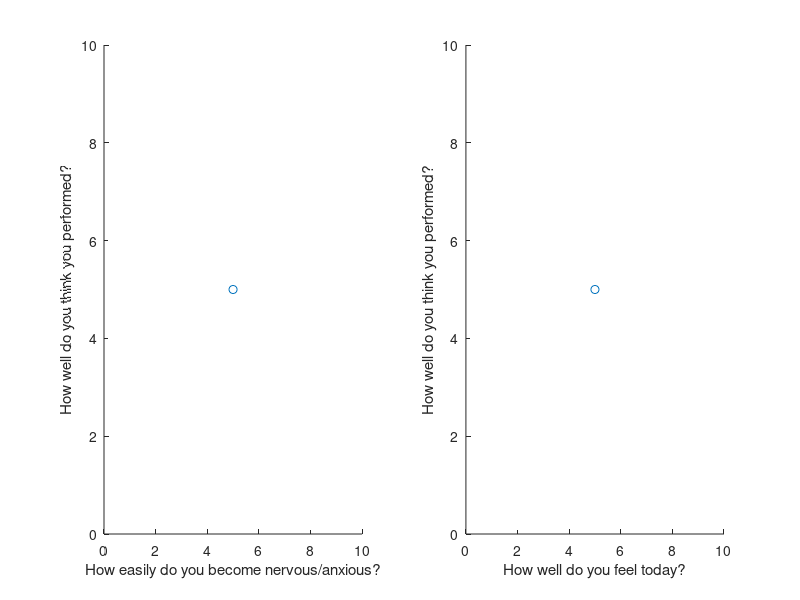
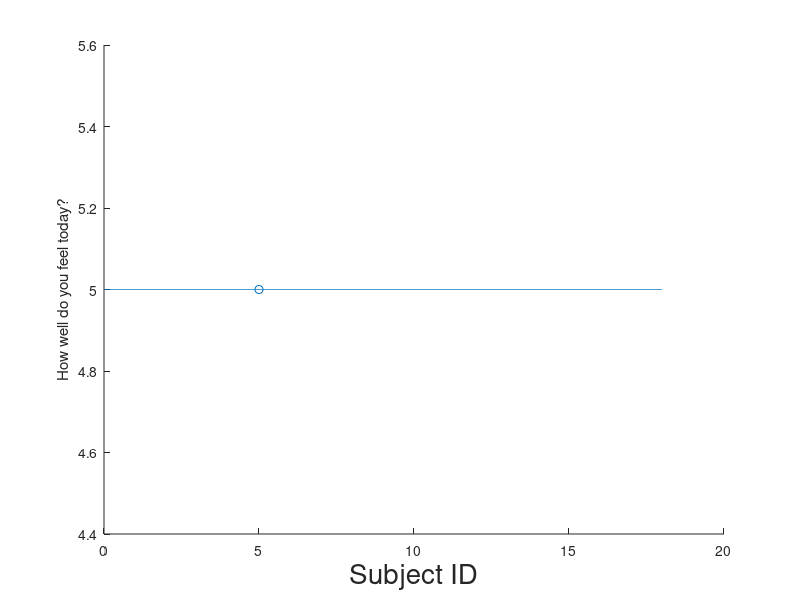

Write the MATLAB code that produced these figures, in order. (Note: this script raises an error after producing the figures.)
%% Questionnaire analysis
%%%%%%%%%%%%%%%%%%%%%%%%%%%%%%%%%%%%%%%%%%%%%%%%%%%%%%%%%%%%%%%%%%%%%%%%%%%
quest.questions = cell(3,1);
quest.questions{1} = 'How do you feel today?'
quest.questions{2} = ['In general, how easily do you become nervous or' ...
                      'anxious in everyday life?'];
quest.questions{3} = 'How well do you believe you performed the task?'

quest.resp = zeros(20,3);

%% Automated input
cont = 1
i = 0;
while cont
    i = i+1;
    id = input('ID: ');
    quest.resp(id,1) = input('Q1: ');
    quest.resp(id,2) = input('Q2: ');
    quest.resp(id,3) = input('Q3: ');  
    in = input('Continue?');
    if isempty(in)
        cont = 1;
        disp('Next.')
    else
        cont = 0;
        fprintf('\n%d subjects recorded',i)
    end
end
%% Add IDs
quest.resp = [[1:20]' quest.resp]
%% Check which ones are usable (remove all zeros and nans)
available = sum(quest.resp(:,2:end),2)==0;
available = logical(~available .* ~any(isnan(quest.resp),2));
usable = quest.resp(available,:);
%% Plotting 1: Various correlations within questionnaire data
corr(usable)

figure
subplot(121)
scatter(usable(:,3),usable(:,4))
xlabel('How easily do you become nervous/anxious?')
ylabel('How well do you think you performed?')
axis([0 10 0 10])

subplot(122)
scatter(usable(:,2),usable(:,4))
xlabel('How well do you feel today?')
ylabel('How well do you think you performed?')
axis([0 10 0 10])

figure
scatter(usable(:,1),usable(:,2))
ylabel('How well do you feel today?')
xlabel('Subject ID','fontsize',20)
hold on

text(2,4,'\rho = - 0.7','interpreter','tex','fontsize',15)
coeffs = polyfit(usable(:,1),usable(:,2),1);
x = 0:0.01:18;
y = polyval(coeffs,x);
plot(x,y)
%% Correlations between subjective and actual performance

scores = zeros(20,3);
scores = [[1:20]' scores];

% Get actual performance
for i = 1:16
    try
        load(['subject_',num2str(i),'.mat'])
        scores(i,2)=subject.stats.total_score_neutral;
        scores(i,3)=subject.stats.total_score_aversive;
        scores(i,4)=0.5*(scores(i,2)+scores(i,3));   
    catch 
        fprintf('\nSubject %d not found',i)
        available(i)=0;
    end
end

%% Plot
usable_resp = quest.resp(available,2:4)
usable_scores = scores(available,:) % only look at mean score

data = [usable_resp(:,3) usable_scores(:,3)]
corr(data)

corr_plot(usable_resp(:,3),usable_scores(:,2),'Subjective performance',...
                                               'Actual performance')

% nothing interesting here...                                       
